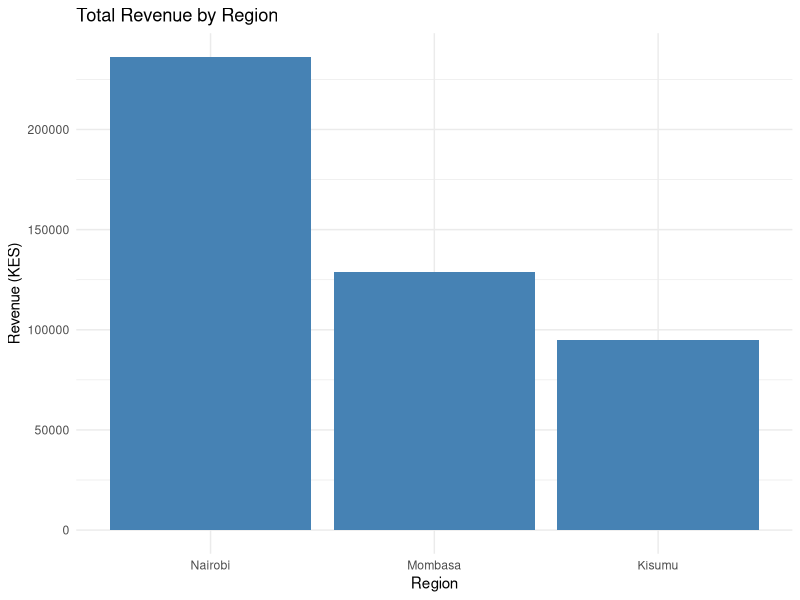

This figure's R source:
# analysis.R
# Simple exploratory analysis of weekly sales data
# This is the script people will edit during the Git tutorial

library(dplyr)
library(ggplot2)

# --- Load data ---
sales <- read.csv("data/sales_sample.csv")

# --- Quick look ---
str(sales)
summary(sales)

# --- Total revenue by region ---
revenue_by_region <- sales %>%
  group_by(region) %>%
  summarise(total_revenue = sum(revenue), .groups = "drop") %>%
  arrange(desc(total_revenue))

print(revenue_by_region)

# --- Plot: revenue by region ---
ggplot(revenue_by_region, aes(x = reorder(region, -total_revenue), y = total_revenue)) +
  geom_col(fill = "steelblue") +
  labs(
    title = "Total Revenue by Region",
    x = "Region",
    y = "Revenue (KES)"
  ) +
  theme_minimal()

# TODO (tutorial exercise): add a second summary, e.g. revenue by product,
# commit it, push it, and open a pull 
# --- Total revenue by product ---
revenue_by_product <- sales %>%
  group_by(product) %>%
  summarise(
    total_units = sum(units_sold),
    total_revenue = sum(revenue),
    .groups = "drop"
  ) %>%
  arrange(desc(total_revenue))

print(revenue_by_product)
